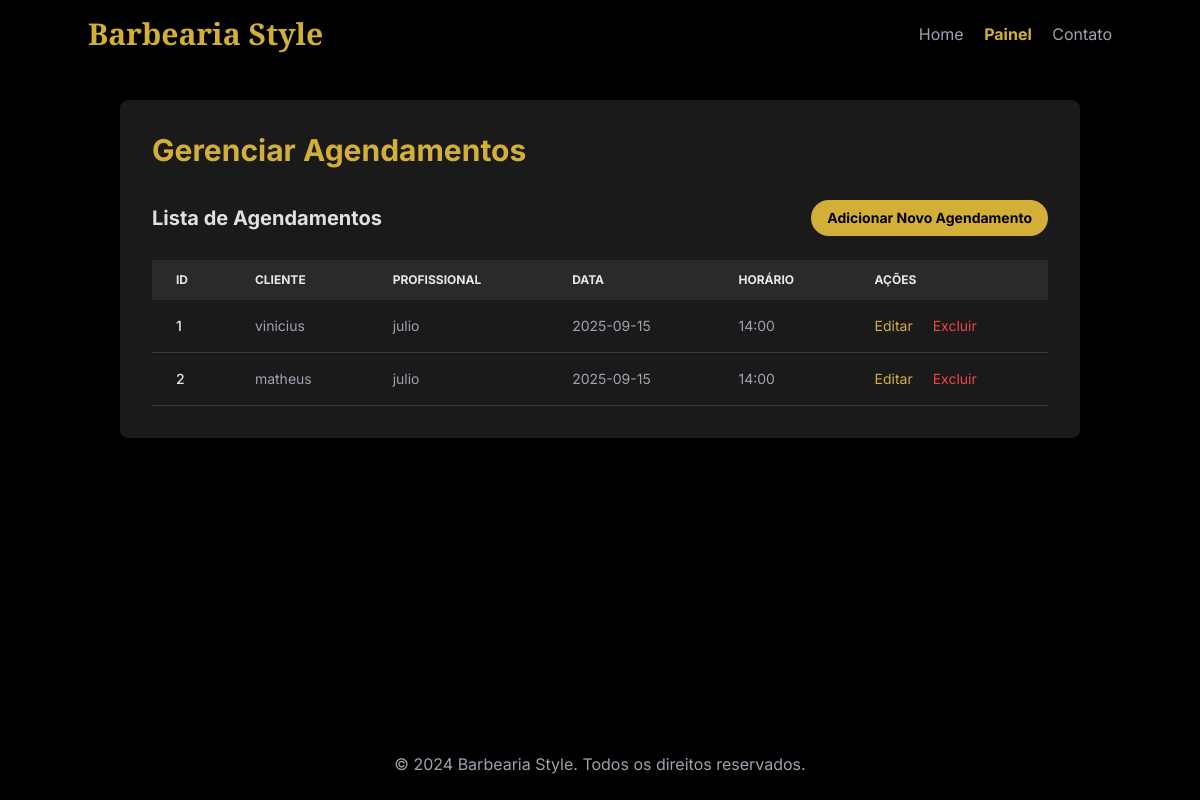
Page /agendamentos on the earlier database version.
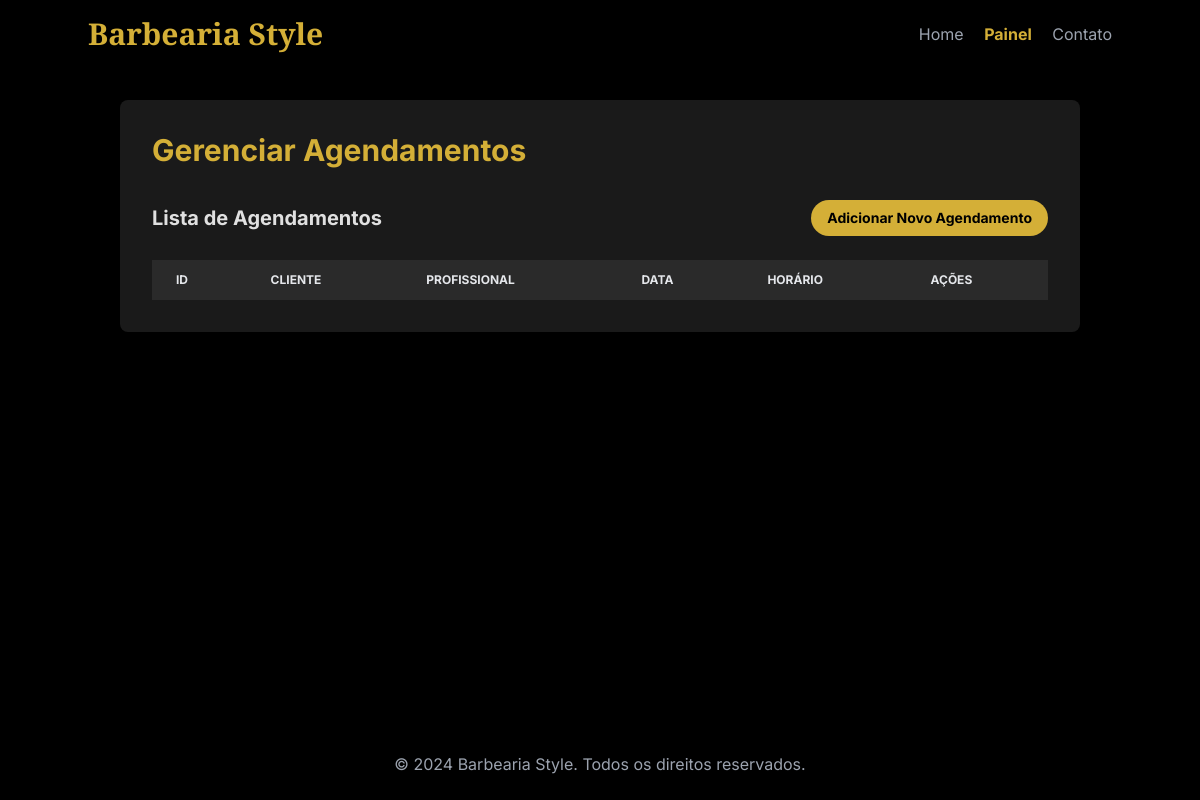
Same page on the later database version.
### tables this page shows
CREATE TABLE agendamentos
                 (
                     id
                     INTEGER
                     PRIMARY
                     KEY
                     AUTOINCREMENT,
                     cliente_nome
                     TEXT
                     NOT
                     NULL,
                     profissional
                     TEXT
                     NOT
                     NULL,
                     servico
                     TEXT
                     NOT
                     NULL,
                     data
                     TEXT
                     NOT
                     NULL,
                     horario
                     TEXT
                     NOT
                     NULL
                 );

### main.py (the view, shortened to what this page needs)
@app.route('/agendamentos', methods=['GET', 'POST'])
def gerenciar_agendamentos():
    conn = get_db_connection()
    agendamento_editar = None
    if 'editar_id' in request.args:
        agendamento_editar = conn.execute('SELECT * FROM agendamentos WHERE id = ?',
                                          (request.args.get('editar_id'),)).fetchone()
    profissionais = conn.execute('SELECT nome FROM profissionais').fetchall()
    servicos = conn.execute('SELECT nome FROM servicos').fetchall()
    agendamentos = conn.execute('SELECT * FROM agendamentos').fetchall()
    conn.close()
    return render_template('gerenciar_agendamentos.html', agendamentos=agendamentos, profissionais=profissionais,
                           servicos=servicos, agendamento_editar=agendamento_editar)

### main.py (called while the page is built)
def get_db_connection():
    conn = sqlite3.connect('database.db')
    conn.row_factory = sqlite3.Row
    return conn

### templates/gerenciar_agendamentos.html (shortened to what this page needs)
<!DOCTYPE html>
<html lang="pt-BR">
<head>
    <script src="https://cdn.tailwindcss.com"></script>
</head>
<body class="antialiased flex flex-col min-h-screen">
    <header class="p-4 bg-black shadow-md">
        <nav class="container mx-auto flex justify-between items-center">
            <h1 class="text-3xl font-bold text-primary cinzel-font">Barbearia Style</h1>
            <div class="space-x-4">
                <a href="/" class="text-gray-400 hover:text-primary transition-colors duration-200">Home</a>
                <a href="/admin" class="text-primary font-bold">Painel</a>
                <a href="/contato" class="text-gray-400 hover:text-primary transition-colors duration-200">Contato</a>
            </div>
        </nav>
    </header>
    <main class="flex-grow p-8 container mx-auto">
        <div class="bg-card p-8 rounded-lg shadow-2xl">
            <h2 class="text-3xl font-bold text-primary mb-8">Gerenciar Agendamentos</h2>
            <div class="mb-6 flex justify-between items-center">
                <h3 class="text-xl font-bold">Lista de Agendamentos</h3>
                <a href="{{ url_for('gerenciar_agendamentos', adicionar=True) }}" class="btn-primary px-4 py-2 rounded-full text-sm">Adicionar Novo Agendamento</a>
            </div>
            <div class="overflow-x-auto">
                <table class="w-full text-sm text-left text-gray-400">
                    <thead class="text-xs text-gray-200 uppercase bg-[#2a2a2a]">
                        <tr>
                            <th scope="col" class="py-3 px-6">ID</th>
                            <th scope="col" class="py-3 px-6">Cliente</th>
                            <th scope="col" class="py-3 px-6">Profissional</th>
                            <th scope="col" class="py-3 px-6">Data</th>
                            <th scope="col" class="py-3 px-6">Horário</th>
                            <th scope="col" class="py-3 px-6">Ações</th>
                        </tr>
                    </thead>
                    <tbody>
                        {% for agendamento in agendamentos %}
                        <tr class="bg-card border-b border-[#3a3a3a]">
                            <td class="py-4 px-6 font-medium text-gray-200">{{ agendamento['id'] }}</td>
                            <td class="py-4 px-6">{{ agendamento['cliente_nome'] }}</td>
                            <td class="py-4 px-6">{{ agendamento['profissional'] }}</td>
                            <td class="py-4 px-6">{{ agendamento['data'] }}</td>
                            <td class="py-4 px-6">{{ agendamento['horario'] }}</td>
                            <td class="py-4 px-6">
                                <a href="{{ url_for('gerenciar_agendamentos', editar_id=agendamento['id']) }}" class="text-primary hover:underline mr-4">Editar</a>
                                <a href="{{ url_for('gerenciar_agendamentos', excluir_id=agendamento['id']) }}" class="text-red-500 hover:underline">Excluir</a>
                            </td>
                        </tr>
                        {% endfor %}
                    </tbody>
                </table>
            </div>
        </div>
    </main>
    <footer class="p-6 text-center text-gray-400 bg-black mt-auto">
        <p>&copy; 2024 Barbearia Style. Todos os direitos reservados.</p>
    </footer>
</body>
</html>

### templates/gerenciar_agendamentos.html (style rules this page uses)
body { font-family: 'Inter', sans-serif; background-color: #000000; color: #E0E0E0; }
.cinzel-font { font-family: 'Cinzel', serif; }
.text-primary { color: #D4AF37; }
.bg-card { background-color: #1a1a1a; }
.btn-primary { background-color: #D4AF37; color: #000000; font-weight: 700; transition: background-color 0.2s; }

Differences in the rows shown:
removed agendamentos: id "1", cliente_nome "vinicius", profissional "julio", data "2025-09-15", horario "14:00"
removed agendamentos: id "2", cliente_nome "matheus", profissional "julio", data "2025-09-15", horario "14:00"
